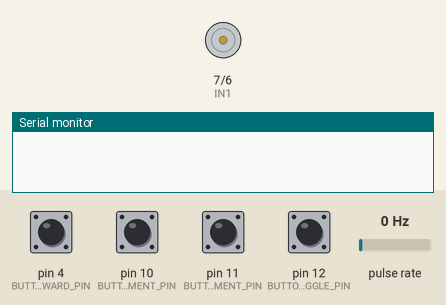
Recording of a sketch running on a simulated Arduino Uno, built with avr-gcc and run on an emulated ATmega328P. Shown: motor-driver pin pairs drawn as motors (green arrow = first pin HIGH = forward, orange = second pin HIGH = backward, longer = more drive, scaled by the enable pin), the last lines printed to the serial monitor. Wiring (inferred from the names in the program): pulse sensor: data pin 2. The test bench sets the inputs (shaded band); at power-on: pin 4 (BUTTON_DECREASE_BACKWARD_PIN), pin 10 (BUTTON_DECREMENT_PIN), pin 11 (BUTTON_INCREMENT_PIN), pin 12 (BUTTON_TOGGLE_PIN) HIGH, pulse rate 0 Hz.

Above: at 1.2 s.
1.3 s: pin 4 (BUTTON_DECREASE_BACKWARD_PIN) pulled LOW for 0.15 s
At 1.4 s:
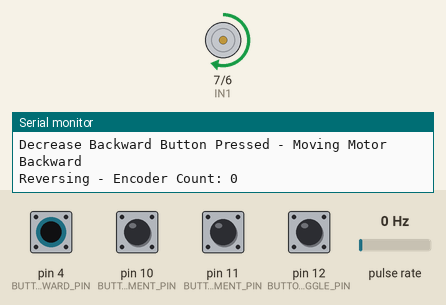
2.9 s: pin 11 (BUTTON_INCREMENT_PIN) pulled LOW for 0.15 s
At 3.3 s:
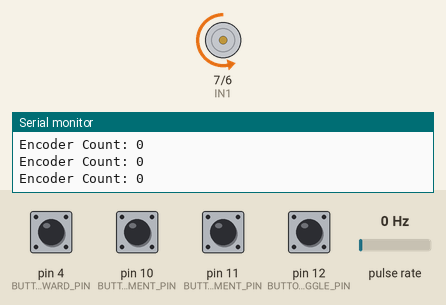
Timing chart, 0 to 5.9 s (numbered marks = the images above; inputs shaded):
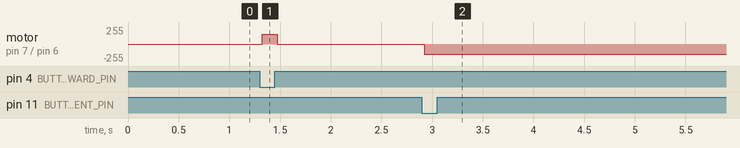

Measured:
- after the input at 1.3 s, motor on pin 7 (IN1) / pin 6 (IN2): stopped → forward 150/255 at once, → stopped 0.15 s later
- after the input at 2.9 s, motor on pin 7 (IN1) / pin 6 (IN2): stopped → backward 150/255 at once

The sketch:

n20_4_buttons_valid_code.ino
```cpp
#include <Bounce2.h>

// Motor control pins
#define IN1 7
#define IN2 6
#define ENA 9

// Encoder pins
#define ENCODER_C1 2
#define ENCODER_C2 3

// Button pins
#define BUTTON_DECREASE_BACKWARD_PIN 4  // New button to decrease the motor position
#define BUTTON_DECREMENT_PIN 10
#define BUTTON_INCREMENT_PIN 11
#define BUTTON_TOGGLE_PIN 12  // The toggle button

// Variables
int fixedForwardSteps = 400;  // for cca 4 mm overlap
volatile long encoderCount = 0;  // Tracks the encoder count
const int CPR = 28;             // Counts per revolution (7 PPR * 4 quadrature steps)
const int incrementSteps = 1 * CPR;  // Encoder counts for 4 shaft rotations
const int motorSpeed = 150;     // Motor speed (0 to 255)
bool motorRunning = false;      // Tracks if the motor is running
long targetSteps = 0;           // Total encoder counts to reach (updated with each increment/decrement)

// Button instances
Bounce decreaseBackwardButton = Bounce();  // New button instance for decrease backward
Bounce incrementButton = Bounce();
Bounce decrementButton = Bounce();
Bounce toggleButton = Bounce();

void setup() {
  // Motor pins
  pinMode(IN1, OUTPUT);
  pinMode(IN2, OUTPUT);
  pinMode(ENA, OUTPUT);

  // Encoder pins
  pinMode(ENCODER_C1, INPUT);
  pinMode(ENCODER_C2, INPUT);

  // Button pins
  pinMode(BUTTON_DECREASE_BACKWARD_PIN, INPUT_PULLUP);  // Setup for the new backward button
  pinMode(BUTTON_INCREMENT_PIN, INPUT_PULLUP);
  pinMode(BUTTON_DECREMENT_PIN, INPUT_PULLUP);
  pinMode(BUTTON_TOGGLE_PIN, INPUT_PULLUP);

  // Initialize the Bounce objects
  decreaseBackwardButton.attach(BUTTON_DECREASE_BACKWARD_PIN);  // Attach new backward button
  decreaseBackwardButton.interval(25); // Debounce interval for decrease backward button

  incrementButton.attach(BUTTON_INCREMENT_PIN);
  incrementButton.interval(25); // Debounce interval for increment button

  decrementButton.attach(BUTTON_DECREMENT_PIN);
  decrementButton.interval(25); // Debounce interval for decrement button

  toggleButton.attach(BUTTON_TOGGLE_PIN);
  toggleButton.interval(25); // Debounce interval for toggle button

  // Initially ensure motor is stopped
  analogWrite(ENA, 0);
  digitalWrite(IN1, LOW);
  digitalWrite(IN2, LOW);

  // Attach encoder interrupt
  attachInterrupt(digitalPinToInterrupt(ENCODER_C1), readEncoder, CHANGE);

  // Start serial communication
  Serial.begin(115200);
}

void loop() {
  // Update button states
  decreaseBackwardButton.update();  // Update the new backward button state
  incrementButton.update();
  decrementButton.update();
  toggleButton.update();

  // Increment button logic: Add 4 shaft rotations to the target
  if (incrementButton.fell() && !motorRunning) {
    Serial.println("Increment Button Pressed");

    // Add 4 rotations to the target
    targetSteps += incrementSteps;
    Serial.println("steps:");
    Serial.println(targetSteps);

    executeMotorMovement();
  }
  // Decrement button logic: Subtract 4 shaft rotations from the target or move backward
  if (decrementButton.fell() && !motorRunning) {
    Serial.println("Decrement Button Pressed");

    // Subtract 4 rotations, ensuring target doesn't go below 0
    if (targetSteps >= incrementSteps) {
      targetSteps -= incrementSteps;
      if (targetSteps > 0) {
        executeMotorMovement();
      } else {
        Serial.println("No Rotations Set (Target = 0)");
      }
    } else {
      Serial.println("Cannot Decrease Below Zero Rotations");
    }
  }
// Toggle button logic: Start/stop the motor with a fixed target forward -
  if (toggleButton.fell()) {
    if (!motorRunning) {
      // When toggle is pressed, start moving the motor forward for a fixed number of encoder counts
      targetSteps = fixedForwardSteps;  // Set target to 350 encoder counts
      Serial.println("Toggle Button Pressed: Moving Forward for Fixed Steps");

      // Execute motor movement to the target
      executeMotorMovement();
    } else {
      // If the motor is already running, stop it
      stopMotor();
      Serial.println("Motor Stopped via Toggle");
    }
  }

/*  Uncomment for the initial toggle button command
  // Toggle button logic: Start/stop the motor
  if (toggleButton.fell()) {
    if (motorRunning) {
      stopMotor();
      Serial.println("Motor Stopped via Toggle");
    } else if (targetSteps > 0) {
      executeMotorMovement();
    } else {
      Serial.println("No Rotations Set (Target = 0)");
    }
  }

*/
  // Decrease backward button logic: Move motor backward while the button is pressed
  if (decreaseBackwardButton.read() == LOW) {  // If the button is pressed
    if (!motorRunning) {  // Only start the motor if it's not already running
      Serial.println("Decrease Backward Button Pressed - Moving Motor Backward");
      moveBackwardsContinuous();  // Start moving backward
    }
  } else {  // If the button is released
    if (motorRunning) {
      stopMotor();  // Stop the motor immediately after release
      Serial.println("Motor Stopped after Button Released");
    }
  }
}

// Function to execute motor movement to target steps
void executeMotorMovement() {
  encoderCount = 0;  // Reset encoder count
  digitalWrite(IN1, LOW);  // Forward direction
  digitalWrite(IN2, HIGH);
  analogWrite(ENA, motorSpeed);  // Set motor speed
  motorRunning = true;

  // Wait until the target steps are reached
  while (encoderCount < targetSteps) {
    Serial.print("Encoder Count: ");
    Serial.println(encoderCount);
    delay(10);  // Small delay to allow encoder to update
  }

  // Stop the motor after completing the target
  stopMotor();
  Serial.println("Motor Stopped after Target Rotations");
}

// Function to move the motor backward continuously while the button is pressed
void moveBackwardsContinuous() {
  digitalWrite(IN1, HIGH);  // Reverse direction
  digitalWrite(IN2, LOW);
  analogWrite(ENA, motorSpeed);  // Set motor speed
  motorRunning = true;  // Indicate that the motor is running

  // Print encoder count while moving backward
  Serial.print("Reversing - Encoder Count: ");
  Serial.println(encoderCount);

  // Small delay to allow encoder to update
  delay(10);
}

// Function to stop the motor
void stopMotor() {
  analogWrite(ENA, 0);
  digitalWrite(IN1, LOW);
  digitalWrite(IN2, LOW);
  motorRunning = false;
}

// Encoder interrupt function to update encoder count
void readEncoder() {
  static int lastState = LOW;
  int stateC1 = digitalRead(ENCODER_C1);
  int stateC2 = digitalRead(ENCODER_C2);

  if (stateC1 != lastState) {
    if (stateC1 == stateC2) {
      encoderCount++;
    } else {
      encoderCount--;
    }
    Serial.print("Interrupt: Encoder Count = ");
    Serial.println(encoderCount);  // Debugging print
  }
  lastState = stateC1;
}
```
